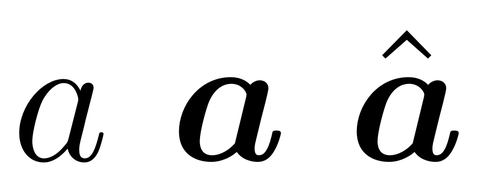
#> input picture exercices/a_letter.png, 485 x 196 px, shrunk from 1023 x 413 before the run
$ python 'TPNotéEX3Q1.py'
#> lines starting #> are read from the running program, lines starting #| are printed output that depends on the picture
'''
Created on 12 févr. 2020

@author: carbo
'''
import cv2
import numpy as np
from matplotlib import pyplot as plt

#Seuillage Simple
# [70 lines left out: functions imgproc7, imgproc8, imgproc9, imgproc10, not called in this run]

#Dilatation
def imgproc11():
    img = cv2.imread('a_letter.png',0) # Chargement image
#> img is the input picture: shape (196, 485); min 0, max 255, mean 227
    img = cv2.bitwise_not(img) # inversemment img couleur
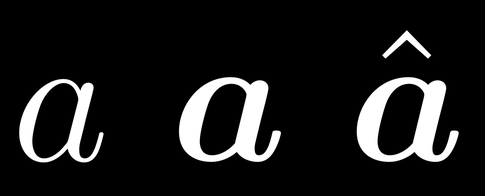
#> img: shape (196, 485); min 0, max 255, mean 28
    kernel = np.ones((10,10),np.uint8)# Config du noyau
    dilation = cv2.dilate(img,kernel,iterations = 1) # dilatation img
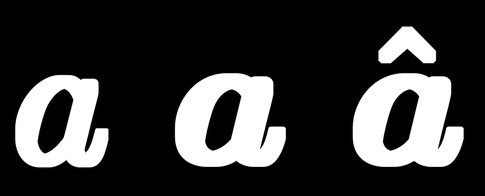
#> dilation: shape (196, 485); min 0, max 255, mean 55.8
    plt.subplot(121),plt.imshow(img,cmap = 'gray')
    plt.title('Original Image'), plt.xticks([]), plt.yticks([])
    plt.subplot(122),plt.imshow(dilation,cmap = 'gray')
    plt.title('Erosion Image'), plt.xticks([]), plt.yticks([])
    plt.show()#Affichage
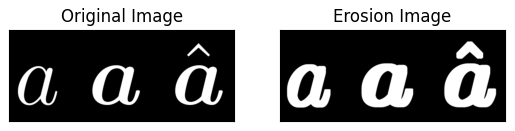
#> figure drawn by matplotlib, 2 panels


while (True):
    # [4 lines of commented-out code are left out]
    imgproc11()
    if cv2.waitKey(1000) | 0xFF == ord('q'):
#> (key q is pressed here)
        break
    break
